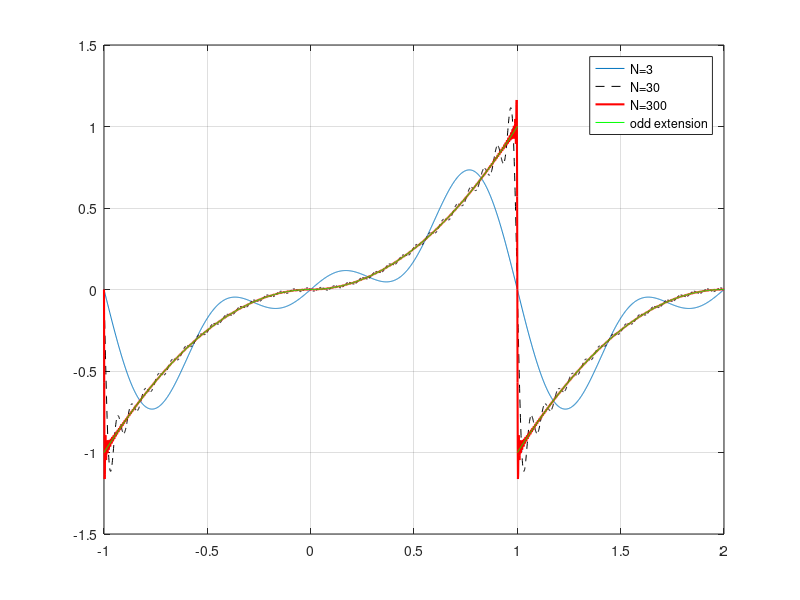

Write MATLAB code to recreate this figure.
sinS = 0;
x=[-1:0.001:2];
for n=1:1:3
sinS = sinS+((-2)/n/pi*((-1)^n)+(4*((-1)^n)-4)/((n*pi)^3))*(sin(n*pi*x))
error1 = abs(sinS - (x.^2));
end
plot(x,sinS);
grid on
hold on
error1max = max(error1);
sinS = 0;
for n=1:1:30
sinS = sinS+((-2)/n/pi*((-1)^n)+(4*((-1)^n)-4)/((n*pi)^3))*(sin(n*pi*x))
error2 = abs(sinS - (x.^2));
end
plot(x,sinS,'k--');
error2max = max(error2);
sinS = 0;
for n=1:1:300
sinS = sinS+((-2)/n/pi*((-1)^n)+(4*((-1)^n)-4)/((n*pi)^3))*(sin(n*pi*x))
error3 = abs(sinS - (x.^2));
end
plot(x,sinS,'r','LineWidth',1.5);
error3max = max(error3);
hold on
x=[0:0.001:1]
y=x.^2
plot(x,y,'g')
hold on
x=[1:0.001:2]
y=-(x-2).^2
plot(x,y,'g')
hold on
x=[-1:0.001:0]
y=-x.^2
plot(x,y,'g')
legend({'N=3','N=30','N=300','odd extension'})